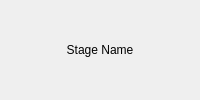
<?xml version="1.0" encoding="UTF-8"?>
<ui version="4.0">
 <class>MainWindow</class>
 <widget class="QMainWindow" name="MainWindow">
  <property name="geometry">
   <rect>
    <x>0</x>
    <y>0</y>
    <width>200</width>
    <height>100</height>
   </rect>
  </property>
  <property name="windowTitle">
   <string>Red Green Refactor</string>
  </property>
  <widget class="QWidget" name="centralwidget">
   <layout class="QVBoxLayout" name="verticalLayout">
    <item>
     <widget class="QLabel" name="stage_name">
      <property name="text">
       <string>Stage Name</string>
      </property>
      <property name="alignment">
       <set>Qt::AlignCenter</set>
      </property>
     </widget>
    </item>
   </layout>
  </widget>
 </widget>
 <resources/>
 <connections/>
</ui>
